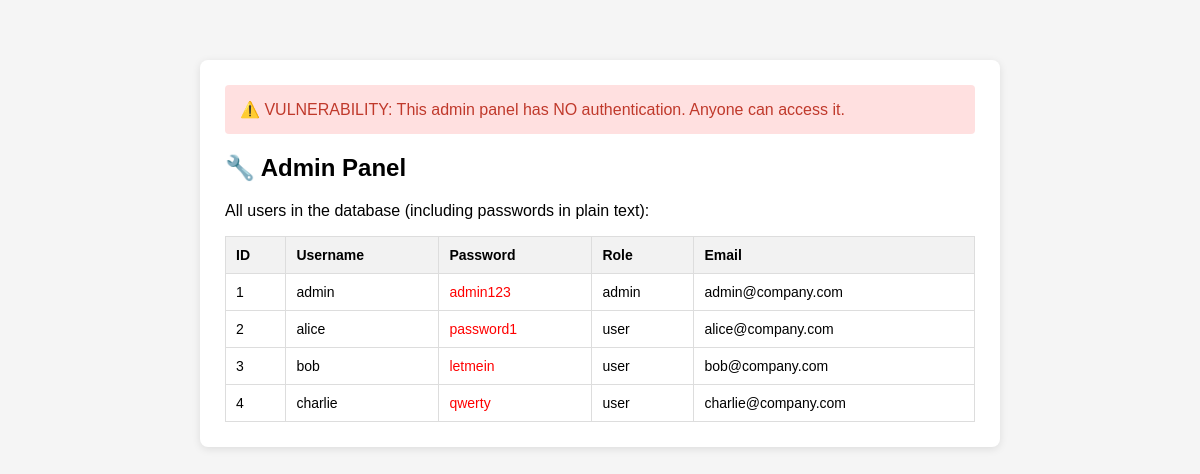
The page /admin on the database its author committed.
### tables this page shows
CREATE TABLE users (
            id       INTEGER PRIMARY KEY AUTOINCREMENT,
            username TEXT NOT NULL,
            password TEXT NOT NULL,
            role     TEXT DEFAULT 'user',
            email    TEXT
        );

### vulnerable_app/main.py (the view)
@app.get("/admin", response_class=HTMLResponse)
def admin_panel(request: Request):
    conn  = get_connection()
    users = [dict(r) for r in conn.execute("SELECT * FROM users").fetchall()]
    conn.close()
    return templates.TemplateResponse("admin.html", {"request": request, "users": users})

### vulnerable_app/templates/admin.html (shortened to what this page needs)
<!DOCTYPE html>
<html>
<head>
</head>
<body>
  <div class="card">
    <div class="warn">
      ⚠️ VULNERABILITY: This admin panel has NO authentication. Anyone can access it.
    </div>
    <h2>🔧 Admin Panel</h2>
    <p>All users in the database (including passwords in plain text):</p>
    <table>
      <tr><th>ID</th><th>Username</th><th>Password</th><th>Role</th><th>Email</th></tr>
      {% for user in users %}
      <tr>
        <td>{{ user.id }}</td>
        <td>{{ user.username }}</td>
        <td style="color:red">{{ user.password }}</td>
        <td>{{ user.role }}</td>
        <td>{{ user.email }}</td>
      </tr>
      {% endfor %}
    </table>
  </div>
</body>
</html>

### vulnerable_app/templates/admin.html (style rules this page uses)
body { font-family: Arial, sans-serif; max-width: 800px; margin: 40px auto; padding: 20px; background: #f5f5f5; }
.card { background: white; padding: 25px; border-radius: 8px; box-shadow: 0 2px 8px rgba(0,0,0,0.1); }
table { width: 100%; border-collapse: collapse; margin-top: 15px; }
td, th { padding: 10px; border: 1px solid #ddd; text-align: left; font-size: 14px; }
th { background: #f2f2f2; }
.warn { background: #ffe0e0; padding: 15px; border-radius: 4px; color: #c0392b; margin-bottom: 15px; }

### rows shown on the page
users: id "1", username "admin", password "admin123", role "admin", email "admin@company.com"
users: id "2", username "alice", password "password1", role "user", email "alice@company.com"
users: id "3", username "bob", password "letmein", role "user", email "bob@company.com"
users: id "4", username "charlie", password "qwerty", role "user", email "charlie@company.com"
